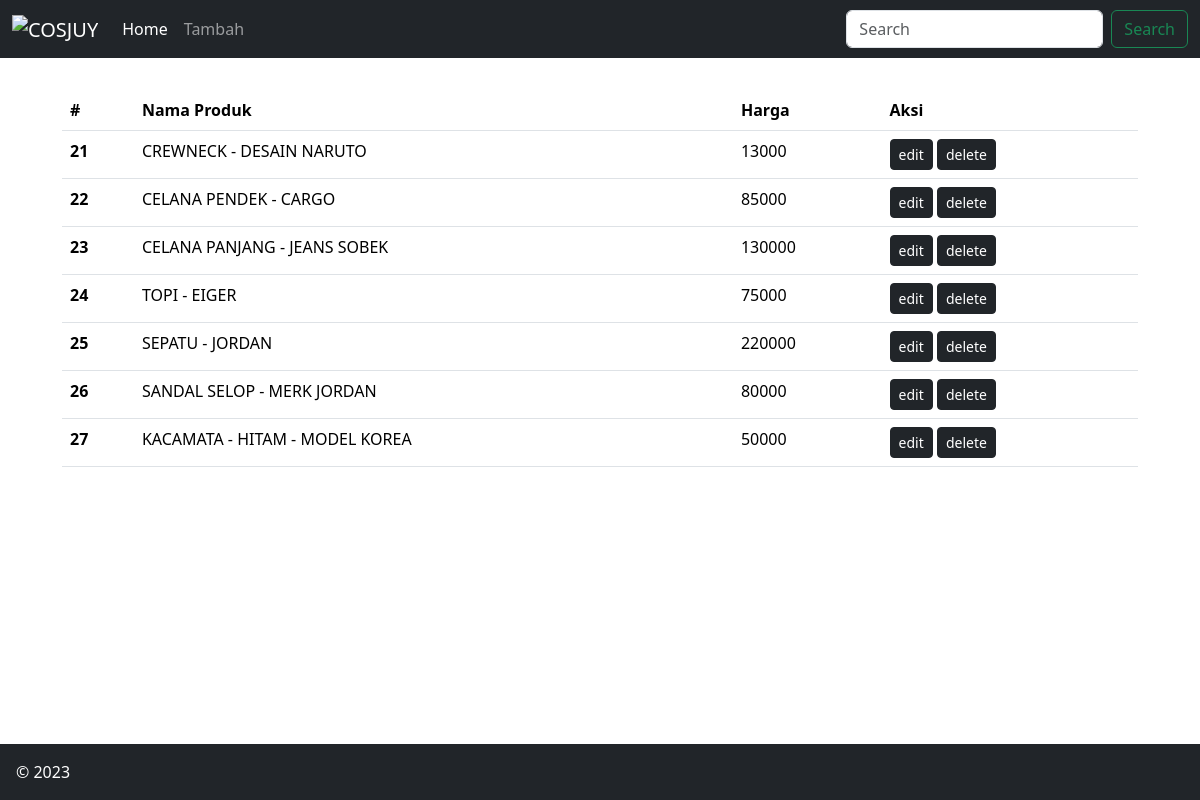
/uas/admin/index.php, run on the app's committed database.
### tables this page shows
CREATE TABLE `tb_produk` (
  `id` int(11) NOT NULL,
  `nama_produk` varchar(255) NOT NULL,
  `harga` int(11) NOT NULL,
  `qty` int(11) NOT NULL,
  `desc` text NOT NULL,
  `img` varchar(255) NOT NULL
);

### uas/admin/produk.php (the view)
<table class="table">
    <thead>
        <tr>
            <th scope="col">#</th>
            <th scope="col">Nama Produk</th>
            <th scope="col">Harga</th>
            <th scope="col">Aksi</th>
        </tr>
    </thead>
    <tbody>
    <?php
        $stmt   	= "SELECT * FROM tb_produk";
        $select = mysqli_query($conn,$stmt);
        while($data= mysqli_fetch_array($select)){
    ?>
        <tr>
            <th scope="row"><?= $data['id'] ?></th>
            <td><?= $data['nama_produk'] ?></td>
            <td><?= $data['harga'] ?></td>
            <td>
                <a href="index.php?page=update&id=<?php echo $data['id']; ?>"><button class="btn btn-dark btn-sm" type="button">edit</button></a>
                <a href="index.php?page=delete&id=<?php echo $data['id']; ?>"><button class="btn btn-dark btn-sm" type="button">delete</button></a>
            </td>
        </tr>
        <?php } ?>
    </tbody>
</table>

### uas/admin/index.php (style rules this page uses)
html, body { height: 100%; }

### data on the page
tb_produk: id "21", nama_produk "CREWNECK - DESAIN NARUTO", harga "13000"
tb_produk: id "22", nama_produk "CELANA PENDEK - CARGO", harga "85000"
tb_produk: id "23", nama_produk "CELANA PANJANG - JEANS SOBEK", harga "130000"
tb_produk: id "24", nama_produk "TOPI - EIGER", harga "75000"
tb_produk: id "25", nama_produk "SEPATU - JORDAN", harga "220000"
tb_produk: id "26", nama_produk "SANDAL SELOP - MERK JORDAN", harga "80000"
tb_produk: id "27", nama_produk "KACAMATA - HITAM - MODEL KOREA", harga "50000"
